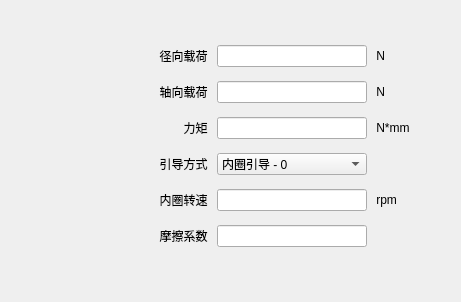
           <widget class="QWidget" name="tabsd3">
            <attribute name="title">
             <string>工况参数</string>
            </attribute>
            <layout class="QGridLayout" name="gridLayout_3">
             <item row="0" column="0">
              <layout class="QVBoxLayout" name="verticalLayout_5">
               <item>
                <spacer name="verticalSpacer_3">
                 <property name="orientation">
                  <enum>Qt::Vertical</enum>
                 </property>
                 <property name="sizeType">
                  <enum>QSizePolicy::Fixed</enum>
                 </property>
                 <property name="sizeHint" stdset="0">
                  <size>
                   <width>20</width>
                   <height>30</height>
                  </size>
                 </property>
                </spacer>
               </item>
               <item>
                <layout class="QHBoxLayout" name="horizontalLayout_17">
                 <item>
                  <spacer name="horizontalSpacer_6">
                   <property name="orientation">
                    <enum>Qt::Horizontal</enum>
                   </property>
                   <property name="sizeType">
                    <enum>QSizePolicy::Fixed</enum>
                   </property>
                   <property name="sizeHint" stdset="0">
                    <size>
                     <width>0</width>
                     <height>20</height>
                    </size>
                   </property>
                  </spacer>
                 </item>
                 <item>
                  <layout class="QVBoxLayout" name="verticalLayout_4">
                   <item>
                    <layout class="QHBoxLayout" name="horizontalLayout_9">
                     <item>
                      <widget class="QLabel" name="label_13">
                       <property name="sizePolicy">
                        <sizepolicy hsizetype="Fixed" vsizetype="Fixed">
                         <horstretch>0</horstretch>
                         <verstretch>0</verstretch>
                        </sizepolicy>
                       </property>
                       <property name="minimumSize">
                        <size>
                         <width>200</width>
                         <height>30</height>
                        </size>
                       </property>
                       <property name="maximumSize">
                        <size>
                         <width>200</width>
                         <height>30</height>
                        </size>
                       </property>
                       <property name="text">
                        <string>径向载荷 </string>
                       </property>
                       <property name="alignment">
                        <set>Qt::AlignRight|Qt::AlignTrailing|Qt::AlignVCenter</set>
                       </property>
                      </widget>
                     </item>
                     <item>
                      <widget class="QLineEdit" name="lineEditsdFr">
                       <property name="sizePolicy">
                        <sizepolicy hsizetype="Fixed" vsizetype="Fixed">
                         <horstretch>0</horstretch>
                         <verstretch>0</verstretch>
                        </sizepolicy>
                       </property>
                       <property name="minimumSize">
                        <size>
                         <width>150</width>
                         <height>0</height>
                        </size>
                       </property>
                       <property name="maximumSize">
                        <size>
                         <width>150</width>
                         <height>16777215</height>
                        </size>
                       </property>
                       <property name="alignment">
                        <set>Qt::AlignLeading|Qt::AlignLeft|Qt::AlignVCenter</set>
                       </property>
                      </widget>
                     </item>
                     <item>
                      <widget class="QLabel" name="label_14">
                       <property name="text">
                        <string> N</string>
                       </property>
                      </widget>
                     </item>
                    </layout>
                   </item>
                   <item>
                    <layout class="QHBoxLayout" name="horizontalLayout_10">
                     <item>
                      <widget class="QLabel" name="label_15">
                       <property name="sizePolicy">
                        <sizepolicy hsizetype="Fixed" vsizetype="Fixed">
                         <horstretch>0</horstretch>
                         <verstretch>0</verstretch>
                        </sizepolicy>
                       </property>
                       <property name="minimumSize">
                        <size>
                         <width>200</width>
                         <height>30</height>
                        </size>
                       </property>
                       <property name="maximumSize">
                        <size>
                         <width>200</width>
                         <height>30</height>
                        </size>
                       </property>
                       <property name="text">
                        <string>轴向载荷 </string>
                       </property>
                       <property name="alignment">
                        <set>Qt::AlignRight|Qt::AlignTrailing|Qt::AlignVCenter</set>
                       </property>
                      </widget>
                     </item>
                     <item>
                      <widget class="QLineEdit" name="lineEditsdFa">
                       <property name="sizePolicy">
                        <sizepolicy hsizetype="Fixed" vsizetype="Fixed">
                         <horstretch>0</horstretch>
                         <verstretch>0</verstretch>
                        </sizepolicy>
                       </property>
                       <property name="minimumSize">
                        <size>
                         <width>150</width>
                         <height>0</height>
                        </size>
                       </property>
                       <property name="maximumSize">
                        <size>
                         <width>150</width>
                         <height>16777215</height>
                        </size>
                       </property>
                       <property name="alignment">
                        <set>Qt::AlignLeading|Qt::AlignLeft|Qt::AlignVCenter</set>
                       </property>
                      </widget>
                     </item>
                     <item>
                      <widget class="QLabel" name="label_16">
                       <property name="text">
                        <string> N</string>
                       </property>
                      </widget>
                     </item>
                    </layout>
                   </item>
                   <item>
                    <layout class="QHBoxLayout" name="horizontalLayout_11">
                     <item>
                      <widget class="QLabel" name="label_17">
                       <property name="sizePolicy">
                        <sizepolicy hsizetype="Fixed" vsizetype="Fixed">
                         <horstretch>0</horstretch>
                         <verstretch>0</verstretch>
                        </sizepolicy>
                       </property>
                       <property name="minimumSize">
                        <size>
                         <width>200</width>
                         <height>30</height>
                        </size>
                       </property>
                       <property name="maximumSize">
                        <size>
                         <width>200</width>
                         <height>30</height>
                        </size>
                       </property>
                       <property name="text">
                        <string>力矩 </string>
                       </property>
                       <property name="alignment">
                        <set>Qt::AlignRight|Qt::AlignTrailing|Qt::AlignVCenter</set>
                       </property>
                      </widget>
                     </item>
                     <item>
                      <widget class="QLineEdit" name="lineEditsdM">
                       <property name="sizePolicy">
                        <sizepolicy hsizetype="Fixed" vsizetype="Fixed">
                         <horstretch>0</horstretch>
                         <verstretch>0</verstretch>
                        </sizepolicy>
                       </property>
                       <property name="minimumSize">
                        <size>
                         <width>150</width>
                         <height>0</height>
                        </size>
                       </property>
                       <property name="maximumSize">
                        <size>
                         <width>150</width>
                         <height>16777215</height>
                        </size>
                       </property>
                       <property name="alignment">
                        <set>Qt::AlignLeading|Qt::AlignLeft|Qt::AlignVCenter</set>
                       </property>
                      </widget>
                     </item>
                     <item>
                      <widget class="QLabel" name="label_18">
                       <property name="text">
                        <string> N*mm</string>
                       </property>
                      </widget>
                     </item>
                    </layout>
                   </item>
                   <item>
                    <layout class="QHBoxLayout" name="horizontalLayout_12">
                     <item>
                      <widget class="QLabel" name="label_19">
                       <property name="sizePolicy">
                        <sizepolicy hsizetype="Fixed" vsizetype="Fixed">
                         <horstretch>0</horstretch>
                         <verstretch>0</verstretch>
                        </sizepolicy>
                       </property>
                       <property name="minimumSize">
                        <size>
                         <width>200</width>
                         <height>30</height>
                        </size>
                       </property>
                       <property name="maximumSize">
                        <size>
                         <width>200</width>
                         <height>30</height>
                        </size>
                       </property>
                       <property name="text">
                        <string>引导方式 </string>
                       </property>
                       <property name="alignment">
                        <set>Qt::AlignRight|Qt::AlignTrailing|Qt::AlignVCenter</set>
                       </property>
                      </widget>
                     </item>
                     <item>
                      <widget class="QComboBox" name="comboBox">
                       <property name="sizePolicy">
                        <sizepolicy hsizetype="Fixed" vsizetype="Fixed">
                         <horstretch>0</horstretch>
                         <verstretch>0</verstretch>
                        </sizepolicy>
                       </property>
                       <property name="minimumSize">
                        <size>
                         <width>150</width>
                         <height>0</height>
                        </size>
                       </property>
                       <property name="maximumSize">
                        <size>
                         <width>150</width>
                         <height>16777215</height>
                        </size>
                       </property>
                       <property name="toolTip">
                        <string>引导方式</string>
                       </property>
                       <property name="whatsThis">
                        <string/>
                       </property>
                       <property name="editable">
                        <bool>false</bool>
                       </property>
                       <property name="currentIndex">
                        <number>0</number>
                       </property>
                       <property name="frame">
                        <bool>true</bool>
                       </property>
                       <property name="modelColumn">
                        <number>0</number>
                       </property>
                       <item>
                        <property name="text">
                         <string>内圈引导 - 0</string>
                        </property>
                       </item>
                       <item>
                        <property name="text">
                         <string>外圈引导 - 1</string>
                        </property>
                       </item>
                       <item>
                        <property name="text">
                         <string>钢球引导 - 2</string>
                        </property>
                       </item>
                      </widget>
                     </item>
                     <item>
                      <widget class="QLabel" name="label_20">
                       <property name="text">
                        <string/>
                       </property>
                      </widget>
                     </item>
                    </layout>
                   </item>
                   <item>
                    <layout class="QHBoxLayout" name="horizontalLayout_13">
                     <item>
                      <widget class="QLabel" name="label_21">
                       <property name="sizePolicy">
                        <sizepolicy hsizetype="Fixed" vsizetype="Fixed">
                         <horstretch>0</horstretch>
                         <verstretch>0</verstretch>
                        </sizepolicy>
                       </property>
                       <property name="minimumSize">
                        <size>
                         <width>200</width>
                         <height>30</height>
                        </size>
                       </property>
                       <property name="maximumSize">
                        <size>
                         <width>200</width>
                         <height>30</height>
                        </size>
                       </property>
                       <property name="text">
                        <string>内圈转速 </string>
                       </property>
                       <property name="alignment">
                        <set>Qt::AlignRight|Qt::AlignTrailing|Qt::AlignVCenter</set>
                       </property>
                      </widget>
                     </item>
                     <item>
                      <widget class="QLineEdit" name="lineEditsdni">
                       <property name="sizePolicy">
                        <sizepolicy hsizetype="Fixed" vsizetype="Fixed">
                         <horstretch>0</horstretch>
                         <verstretch>0</verstretch>
                        </sizepolicy>
                       </property>
                       <property name="minimumSize">
                        <size>
                         <width>150</width>
                         <height>0</height>
                        </size>
                       </property>
                       <property name="maximumSize">
                        <size>
                         <width>150</width>
                         <height>16777215</height>
                        </size>
                       </property>
                       <property name="alignment">
                        <set>Qt::AlignLeading|Qt::AlignLeft|Qt::AlignVCenter</set>
                       </property>
                      </widget>
                     </item>
                     <item>
                      <widget class="QLabel" name="label_22">
                       <property name="text">
                        <string> rpm</string>
                       </property>
                      </widget>
                     </item>
                    </layout>
                   </item>
                   <item>
                    <layout class="QHBoxLayout" name="horizontalLayout_16">
                     <item>
                      <widget class="QLabel" name="label_27">
                       <property name="sizePolicy">
                        <sizepolicy hsizetype="Fixed" vsizetype="Fixed">
                         <horstretch>0</horstretch>
                         <verstretch>0</verstretch>
                        </sizepolicy>
                       </property>
                       <property name="minimumSize">
                        <size>
                         <width>200</width>
                         <height>30</height>
                        </size>
                       </property>
                       <property name="maximumSize">
                        <size>
                         <width>200</width>
                         <height>30</height>
                        </size>
                       </property>
                       <property name="text">
                        <string>摩擦系数 </string>
                       </property>
                       <property name="alignment">
                        <set>Qt::AlignRight|Qt::AlignTrailing|Qt::AlignVCenter</set>
                       </property>
                      </widget>
                     </item>
                     <item>
                      <widget class="QLineEdit" name="lineEditsdo2">
                       <property name="sizePolicy">
                        <sizepolicy hsizetype="Fixed" vsizetype="Fixed">
                         <horstretch>0</horstretch>
                         <verstretch>0</verstretch>
                        </sizepolicy>
                       </property>
                       <property name="minimumSize">
                        <size>
                         <width>150</width>
                         <height>0</height>
                        </size>
                       </property>
                       <property name="maximumSize">
                        <size>
                         <width>150</width>
                         <height>16777215</height>
                        </size>
                       </property>
                       <property name="alignment">
                        <set>Qt::AlignLeading|Qt::AlignLeft|Qt::AlignVCenter</set>
                       </property>
                      </widget>
                     </item>
                     <item>
                      <widget class="QLabel" name="label_28">
                       <property name="text">
                        <string/>
                       </property>
                      </widget>
                     </item>
                    </layout>
                   </item>
                  </layout>
                 </item>
                 <item>
                  <spacer name="horizontalSpacer_7">
                   <property name="orientation">
                    <enum>Qt::Horizontal</enum>
                   </property>
                   <property name="sizeHint" stdset="0">
                    <size>
                     <width>40</width>
                     <height>20</height>
                    </size>
                   </property>
                  </spacer>
                 </item>
                </layout>
               </item>
               <item>
                <spacer name="verticalSpacer_4">
                 <property name="orientation">
                  <enum>Qt::Vertical</enum>
                 </property>
                 <property name="sizeHint" stdset="0">
                  <size>
                   <width>20</width>
                   <height>40</height>
                  </size>
                 </property>
                </spacer>
               </item>
              </layout>
             </item>
            </layout>
           </widget>
